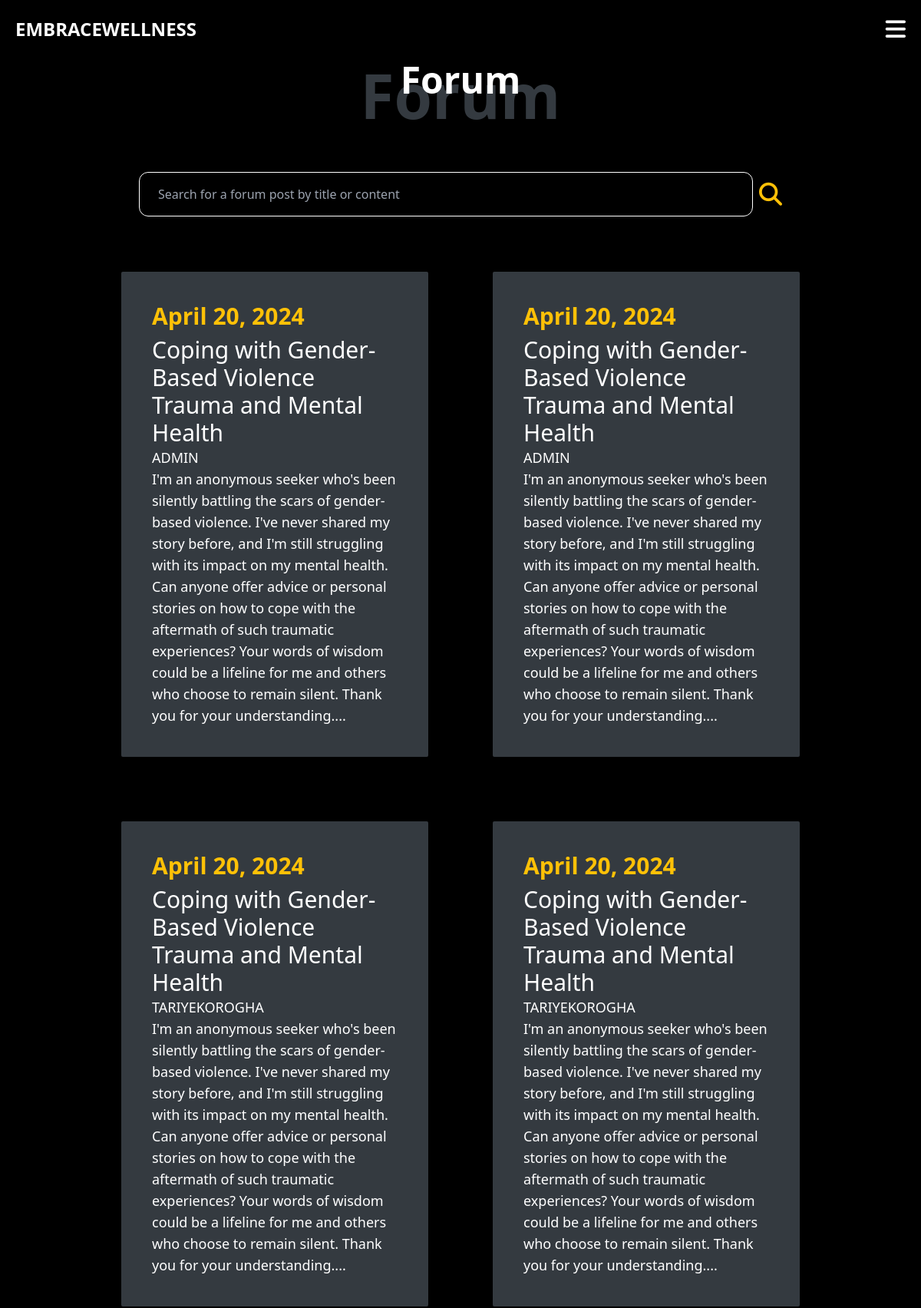
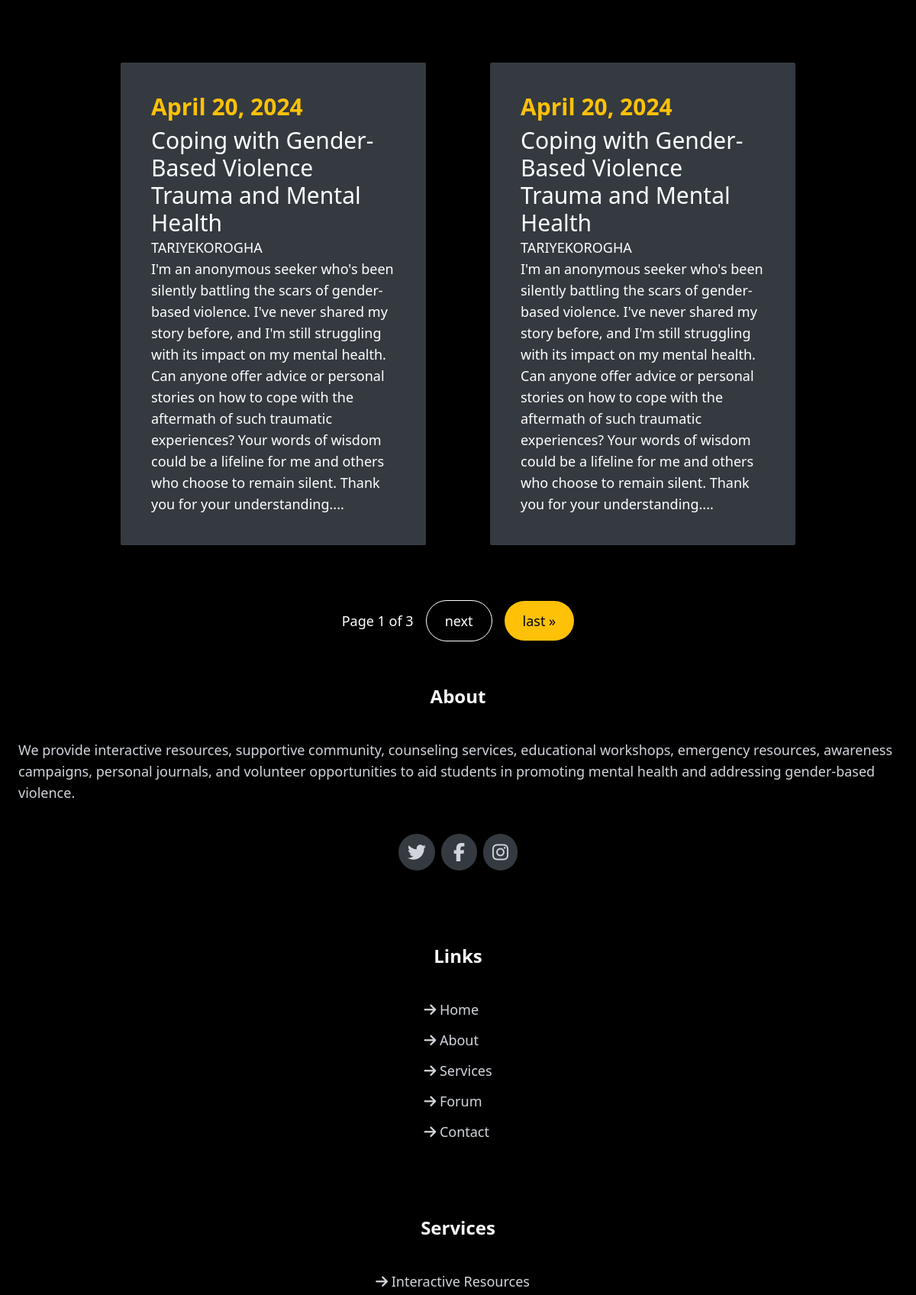
The app's page /forum/ (upper part) with its own data (2 pictures, top to bottom).
### forum/models.py (models this page shows, shortened)
class Forum(models.Model):
    title = models.CharField(max_length=100)
    content = models.TextField()
    created_by = models.ForeignKey(User, related_name="forums", on_delete=models.CASCADE)
    created_at = models.DateField(auto_now_add=True)
    modified_at = models.TimeField(auto_now=True)
    class Meta:
        ordering = ('-modified_at',)

### forum/views.py (the view)
# urls.py: path('', views.index, name='index'),
def index(request):
    query = request.GET.get('query', '')
    forums = models.Forum.objects.all()
    if query:
        forums = forums.filter(Q(title__icontains=query) | Q(content__icontains=query))
    paginator = Paginator(forums, 6)
    page_number = request.GET.get("page")
    page_obj = paginator.get_page(page_number)
    for forum in page_obj:
        forum.content = forum.content[0:500] + "..."
    return render(request, 'forum/forum_index.html',
                  {"forums": forums,
                   'query': query,
                   "page_obj": page_obj})

### forum/templates/forum/forum_index.html (shortened to what this page needs)
{% extends 'core/index.html' %}
{% block content %}
<div class="pt-[2.5rem] ">
    <div class="flex flex-col justify-center items-center my-10  sm:mx-[15rem]">
        <h2 class="sm:text-5xl text-4xl font-bold z-[2]">Forum</h2>
        <p class=" sm:text-[5rem]  text-[3rem] text-[#343a40]  z-[1] font-extrabold sm:-mt-[4rem]  -mt-[2.5rem]">Forum</p>
    </div>
    <div>
        <form action="{% url 'forum:index' %}"  class="flex justify-center space-x-2">
            <input name="query" class="bg-black w-2/3 py-4 px-6 border border-white rounded-xl" type="text" value="{{ query }}" placeholder="Search for a forum post by title or content">
            <button class="block text-mustard text-3xl py-2 inline">
                <span>
                    <i class="fa-solid fa-magnifying-glass"></i>
                </span>
            </button>
        </form>
    </div>
    <div class="lg:flex lg:justify-center lg:items-center ">
        <div class="xl:grid-cols-3 lg:mx-auto lg:my-[2rem] lg:grid-cols-2 lg:grid  flex flex-col justify-center items-center  lg:gap-1">
            {% for forum in page_obj %}
            <div class="bg-[#343a40] p-4 lg:p-10 w-[21rem] sm:w-[22rem] md:w-[25rem] lg:w-[25rem] m-10 rounded-sm ">
                <a href="{% url 'forum:detail' forum.id %}" class="h-auto flex flex-col space-y-2 justify-content items-start">
                    <p class="text-mustard lg:text-3xl text-2xl font-extrabold">{{ forum.created_at }}</p>
                    <h3 class="text-white lg:text-3xl text-2xl">{{ forum.title }}</h3>
                    <a href="{% url 'accounts:detail' forum.created_by.id %}"><p class="uppercase text-lg text-white">{{ forum.created_by }}</p></a>
                    <p class="text-white text-lg"  >{{ forum.content }}</p>
                </a>
            </div>
            {% endfor %}
        </div>
    </div>
    <div class="pagination flex flex-row justify-center space-x-[8rem] text-lg">
        <span class="step-links flex flex-row justify-center items-center space-x-[1rem]">
            <span class="current">
                Page {{ page_obj.number }} of {{ page_obj.paginator.num_pages }}
            </span>
            {% if page_obj.has_next %}
                <a href="?page={{ page_obj.next_page_number }}" class="px-6 py-3 text-white bg-black border border-white rounded-full hover:-translate-y-1">next</a>
                <a href="?page={{ page_obj.paginator.num_pages }}" class="px-6 py-3 text-black bg-mustard rounded-full hover:-translate-y-1">last &raquo;</a>
            {% endif %}
        </span>
    </div>
</div>
{% endblock %}

### records on screen
Forum: created_at "April 20, 2024", title "Coping with Gender-Based Violence Trauma and Mental Health", created_by "ADMIN", content "I'm an anonymous seeker who's been silently battling the scars of gender-based violence. I've never shared my story before, and I'm still struggling with its impact on my mental health. Can anyone offer advice or personal stories on how to cope with the aftermath of such traumatic experiences? Your words of wisdom could be a lifeline for me and others who choose to remain silent. Thank you for your understanding...."
Forum: created_at "April 20, 2024", title "Coping with Gender-Based Violence Trauma and Mental Health", created_by "ADMIN", content "I'm an anonymous seeker who's been silently battling the scars of gender-based violence. I've never shared my story before, and I'm still struggling with its impact on my mental health. Can anyone offer advice or personal stories on how to cope with the aftermath of such traumatic experiences? Your words of wisdom could be a lifeline for me and others who choose to remain silent. Thank you for your understanding...."
Forum: created_at "April 20, 2024", title "Coping with Gender-Based Violence Trauma and Mental Health", created_by "TARIYEKOROGHA", content "I'm an anonymous seeker who's been silently battling the scars of gender-based violence. I've never shared my story before, and I'm still struggling with its impact on my mental health. Can anyone offer advice or personal stories on how to cope with the aftermath of such traumatic experiences? Your words of wisdom could be a lifeline for me and others who choose to remain silent. Thank you for your understanding...."
Forum: created_at "April 20, 2024", title "Coping with Gender-Based Violence Trauma and Mental Health", created_by "TARIYEKOROGHA", content "I'm an anonymous seeker who's been silently battling the scars of gender-based violence. I've never shared my story before, and I'm still struggling with its impact on my mental health. Can anyone offer advice or personal stories on how to cope with the aftermath of such traumatic experiences? Your words of wisdom could be a lifeline for me and others who choose to remain silent. Thank you for your understanding...."
Forum: created_at "April 20, 2024", title "Coping with Gender-Based Violence Trauma and Mental Health", created_by "TARIYEKOROGHA", content "I'm an anonymous seeker who's been silently battling the scars of gender-based violence. I've never shared my story before, and I'm still struggling with its impact on my mental health. Can anyone offer advice or personal stories on how to cope with the aftermath of such traumatic experiences? Your words of wisdom could be a lifeline for me and others who choose to remain silent. Thank you for your understanding...."
Forum: created_at "April 20, 2024", title "Coping with Gender-Based Violence Trauma and Mental Health", created_by "TARIYEKOROGHA", content "I'm an anonymous seeker who's been silently battling the scars of gender-based violence. I've never shared my story before, and I'm still struggling with its impact on my mental health. Can anyone offer advice or personal stories on how to cope with the aftermath of such traumatic experiences? Your words of wisdom could be a lifeline for me and others who choose to remain silent. Thank you for your understanding...."

### other values on screen
{{ page_obj.number }} "1"
{{ page_obj.paginator.num_pages }} "3"
